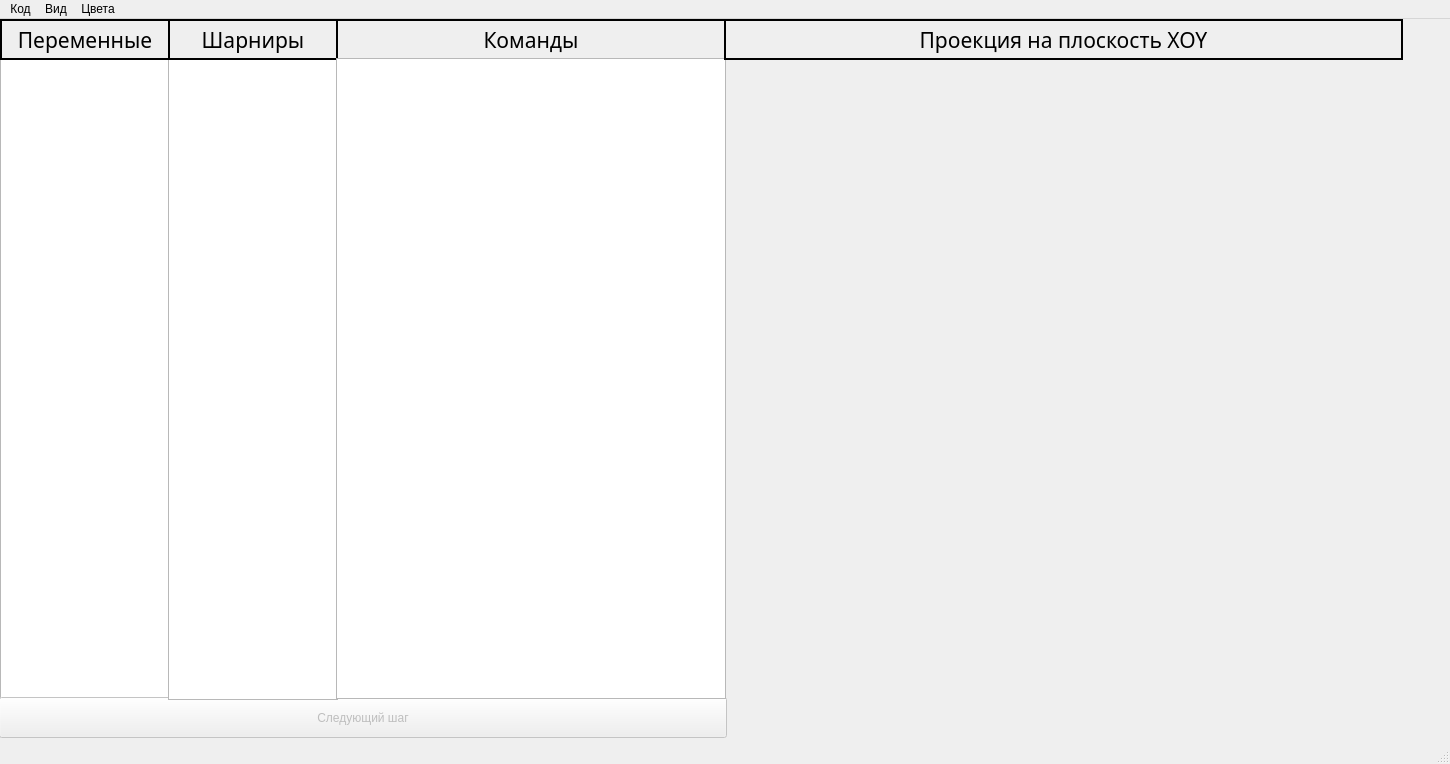
<?xml version="1.0" encoding="UTF-8"?>
<ui version="4.0">
 <class>MainWindow</class>
 <widget class="QMainWindow" name="MainWindow">
  <property name="geometry">
   <rect>
    <x>0</x>
    <y>0</y>
    <width>1450</width>
    <height>764</height>
   </rect>
  </property>
  <property name="minimumSize">
   <size>
    <width>1450</width>
    <height>764</height>
   </size>
  </property>
  <property name="maximumSize">
   <size>
    <width>1450</width>
    <height>764</height>
   </size>
  </property>
  <property name="windowTitle">
   <string>Инструментальная система разработки программ управления промышленными роботами</string>
  </property>
  <widget class="QWidget" name="centralwidget">
   <widget class="QListWidget" name="variablesListWidget">
    <property name="geometry">
     <rect>
      <x>0</x>
      <y>40</y>
      <width>170</width>
      <height>641</height>
     </rect>
    </property>
   </widget>
   <widget class="QPushButton" name="nextStepButton">
    <property name="enabled">
     <bool>false</bool>
    </property>
    <property name="geometry">
     <rect>
      <x>-1</x>
      <y>678</y>
      <width>728</width>
      <height>41</height>
     </rect>
    </property>
    <property name="text">
     <string>Следующий шаг</string>
    </property>
   </widget>
   <widget class="QListWidget" name="robotDataListWidget">
    <property name="geometry">
     <rect>
      <x>168</x>
      <y>40</y>
      <width>170</width>
      <height>641</height>
     </rect>
    </property>
   </widget>
   <widget class="QLabel" name="variablesLabel">
    <property name="geometry">
     <rect>
      <x>0</x>
      <y>0</y>
      <width>170</width>
      <height>41</height>
     </rect>
    </property>
    <property name="font">
     <font>
      <family>Segoe Print</family>
      <pointsize>16</pointsize>
     </font>
    </property>
    <property name="frameShape">
     <enum>QFrame::Shape::Box</enum>
    </property>
    <property name="lineWidth">
     <number>2</number>
    </property>
    <property name="text">
     <string>Переменные</string>
    </property>
    <property name="alignment">
     <set>Qt::AlignmentFlag::AlignCenter</set>
    </property>
   </widget>
   <widget class="QLabel" name="jointsLabel">
    <property name="geometry">
     <rect>
      <x>168</x>
      <y>0</y>
      <width>170</width>
      <height>41</height>
     </rect>
    </property>
    <property name="font">
     <font>
      <family>Segoe Print</family>
      <pointsize>16</pointsize>
     </font>
    </property>
    <property name="frameShape">
     <enum>QFrame::Shape::Box</enum>
    </property>
    <property name="lineWidth">
     <number>2</number>
    </property>
    <property name="text">
     <string>Шарниры</string>
    </property>
    <property name="alignment">
     <set>Qt::AlignmentFlag::AlignCenter</set>
    </property>
   </widget>
   <widget class="QLabel" name="commandsLabel">
    <property name="geometry">
     <rect>
      <x>336</x>
      <y>0</y>
      <width>390</width>
      <height>41</height>
     </rect>
    </property>
    <property name="font">
     <font>
      <family>Segoe Print</family>
      <pointsize>16</pointsize>
     </font>
    </property>
    <property name="frameShape">
     <enum>QFrame::Shape::Box</enum>
    </property>
    <property name="lineWidth">
     <number>2</number>
    </property>
    <property name="text">
     <string>Команды</string>
    </property>
    <property name="alignment">
     <set>Qt::AlignmentFlag::AlignCenter</set>
    </property>
   </widget>
   <widget class="QListWidget" name="commandsListWidget">
    <property name="geometry">
     <rect>
      <x>336</x>
      <y>39</y>
      <width>390</width>
      <height>641</height>
     </rect>
    </property>
   </widget>
   <widget class="QLabel" name="projectionWidgetLabel">
    <property name="enabled">
     <bool>true</bool>
    </property>
    <property name="geometry">
     <rect>
      <x>724</x>
      <y>0</y>
      <width>679</width>
      <height>41</height>
     </rect>
    </property>
    <property name="font">
     <font>
      <family>Segoe Print</family>
      <pointsize>16</pointsize>
     </font>
    </property>
    <property name="autoFillBackground">
     <bool>false</bool>
    </property>
    <property name="frameShape">
     <enum>QFrame::Shape::Box</enum>
    </property>
    <property name="lineWidth">
     <number>2</number>
    </property>
    <property name="text">
     <string>Проекция на плоскость XOY</string>
    </property>
    <property name="alignment">
     <set>Qt::AlignmentFlag::AlignCenter</set>
    </property>
   </widget>
  </widget>
  <widget class="QMenuBar" name="menubar">
   <property name="geometry">
    <rect>
     <x>0</x>
     <y>0</y>
     <width>1450</width>
     <height>22</height>
    </rect>
   </property>
   <widget class="QMenu" name="menuMain">
    <property name="title">
     <string>Код</string>
    </property>
    <addaction name="uploadSourceCodeAction"/>
    <addaction name="updateSegmentAmountAction"/>
    <addaction name="deleteSourceCodeAction"/>
    <addaction name="separator"/>
    <addaction name="toggleInstrumentAction"/>
    <addaction name="segmentLength1Action"/>
    <addaction name="segmentLength2Action"/>
    <addaction name="segmentLength3Action"/>
    <addaction name="segmentLength4Action"/>
    <addaction name="segmentLength5Action"/>
    <addaction name="segmentLength6Action"/>
   </widget>
   <widget class="QMenu" name="menuView">
    <property name="title">
     <string>Вид</string>
    </property>
    <addaction name="actionPlaneXOY"/>
    <addaction name="actionPlaneXOZ"/>
    <addaction name="actionPlaneYOZ"/>
    <addaction name="separator"/>
    <addaction name="workspaceSizeAction"/>
   </widget>
   <widget class="QMenu" name="menuColors">
    <property name="title">
     <string>Цвета</string>
    </property>
    <addaction name="addColorAction"/>
    <addaction name="deleteColorAction"/>
    <addaction name="separator"/>
   </widget>
   <addaction name="menuMain"/>
   <addaction name="menuView"/>
   <addaction name="menuColors"/>
  </widget>
  <widget class="QStatusBar" name="statusbar"/>
  <action name="uploadSourceCodeAction">
   <property name="text">
    <string>Загрузить файл с исходным кодом</string>
   </property>
  </action>
  <action name="updateSegmentAmountAction">
   <property name="text">
    <string>кол-во сегментов робота (заполнится программно)</string>
   </property>
  </action>
  <action name="deleteSourceCodeAction">
   <property name="enabled">
    <bool>false</bool>
   </property>
   <property name="text">
    <string>Остановить парсер</string>
   </property>
  </action>
  <action name="programState">
   <property name="checkable">
    <bool>false</bool>
   </property>
   <property name="checked">
    <bool>false</bool>
   </property>
   <property name="enabled">
    <bool>false</bool>
   </property>
   <property name="text">
    <string>Текущее состояние: начальное</string>
   </property>
  </action>
  <action name="actionPlaneXOY">
   <property name="checkable">
    <bool>true</bool>
   </property>
   <property name="checked">
    <bool>true</bool>
   </property>
   <property name="enabled">
    <bool>false</bool>
   </property>
   <property name="text">
    <string>XOY</string>
   </property>
  </action>
  <action name="actionPlaneXOZ">
   <property name="checkable">
    <bool>true</bool>
   </property>
   <property name="text">
    <string>XOZ</string>
   </property>
  </action>
  <action name="actionPlaneYOZ">
   <property name="checkable">
    <bool>true</bool>
   </property>
   <property name="text">
    <string>YOZ</string>
   </property>
  </action>
  <action name="segmentLengthsAction">
   <property name="enabled">
    <bool>false</bool>
   </property>
   <property name="text">
    <string>Длины сегментов</string>
   </property>
  </action>
  <action name="segmentLength1Action">
   <property name="text">
    <string>Длина сегмента #1 = заполнится программно</string>
   </property>
  </action>
  <action name="segmentLength2Action">
   <property name="text">
    <string>Длина сегмента #2 = заполнится программно</string>
   </property>
  </action>
  <action name="segmentLength3Action">
   <property name="text">
    <string>Длина сегмента #3 = заполнится программно</string>
   </property>
  </action>
  <action name="segmentLength4Action">
   <property name="text">
    <string>Длина сегмента #4 = заполнится программно</string>
   </property>
  </action>
  <action name="segmentLength5Action">
   <property name="text">
    <string>Длина сегмента #5 = заполнится программно</string>
   </property>
  </action>
  <action name="segmentLength6Action">
   <property name="text">
    <string>Длина сегмента #6 = заполнится программно</string>
   </property>
  </action>
  <action name="toggleInstrumentAction">
   <property name="checkable">
    <bool>true</bool>
   </property>
   <property name="text">
    <string>Инструмент</string>
   </property>
  </action>
  <action name="workspaceSizeAction">
   <property name="text">
    <string>Размер рабочей области (заполнится программно)</string>
   </property>
  </action>
  <action name="action_1">
   <property name="text">
    <string>Цвет шарнира #1</string>
   </property>
  </action>
  <action name="addColorAction">
   <property name="text">
    <string>Добавить цвет</string>
   </property>
  </action>
  <action name="deleteColorAction">
   <property name="enabled">
    <bool>true</bool>
   </property>
   <property name="text">
    <string>Удалить цвет</string>
   </property>
  </action>
 </widget>
 <resources/>
 <connections/>
</ui>
